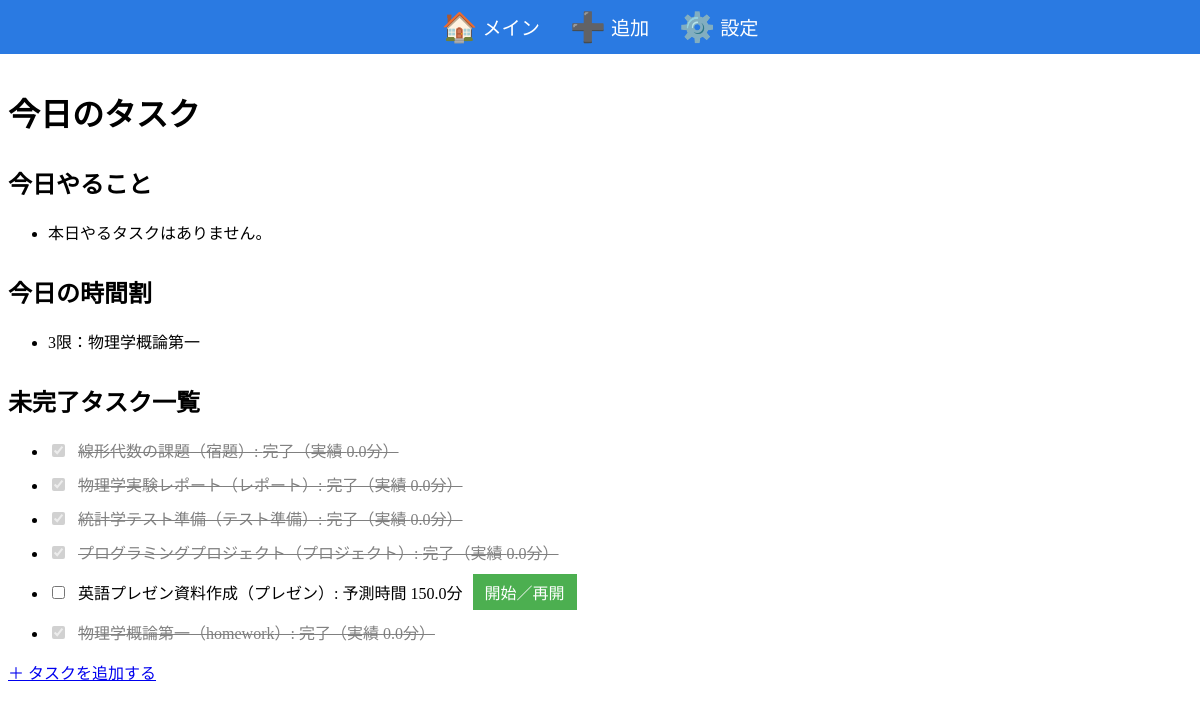
Before: / with the older database file.
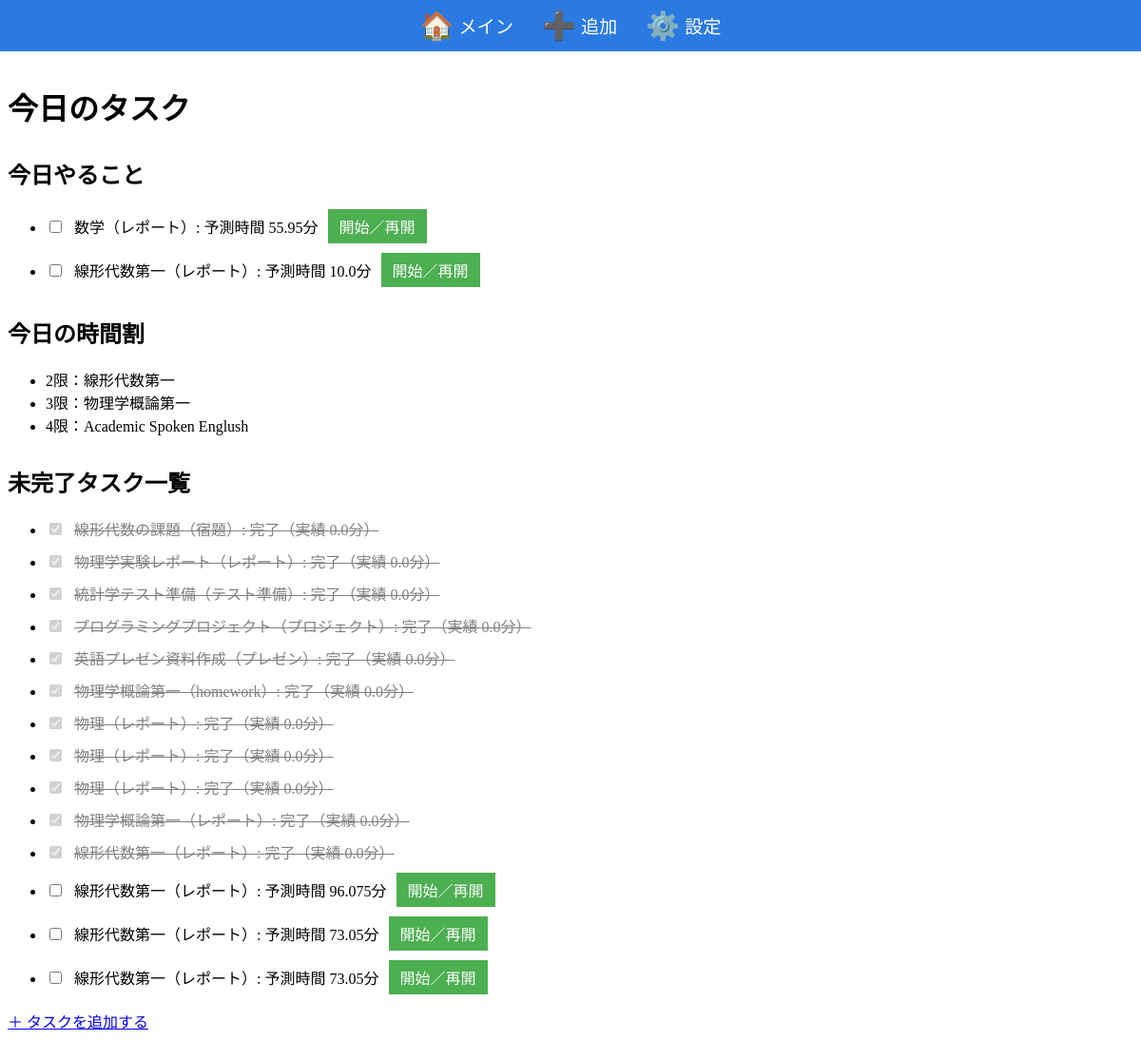
After: the same page with the newer database file.
### tables this page shows
CREATE TABLE timetable (
                id INTEGER PRIMARY KEY AUTOINCREMENT,
                weekday INTEGER NOT NULL,
                period INTEGER NOT NULL,
                subject TEXT NOT NULL
            );

CREATE TABLE task (
                id INTEGER PRIMARY KEY AUTOINCREMENT,
                subject TEXT NOT NULL,
                category TEXT NOT NULL,
                difficulty INTEGER NOT NULL,
                due_date DATE NOT NULL,
                created_at DATETIME NOT NULL,
                predicted_time REAL,
                time_spent REAL,
                assigned_for_today INTEGER DEFAULT 0,
                assigned_date DATE
            , is_completed BOOLEAN DEFAULT 0);

### app.py (the view)
@app.route("/")
def index():
    with engine.begin() as conn:
        today_weekday_name = datetime.now().strftime("%A")
        today_weekday = weekday_mapping[today_weekday_name]
        tasks_today = conn.execute(text("""
            SELECT * FROM task
            WHERE assigned_for_today = 1
            ORDER BY due_date
        """)).fetchall()
        tasks_remaining = conn.execute(text("""
            SELECT * FROM task
            WHERE assigned_for_today = 0
            ORDER BY due_date
        """)).fetchall()
        timetable = conn.execute(text("""
            SELECT * FROM timetable
            WHERE weekday = :weekday
            ORDER BY period
        """), {"weekday": today_weekday}).fetchall()
    return render_template("index.html", tasks_today=tasks_today, tasks_remaining=tasks_remaining, timetable=timetable)

### app.py (called while the page is built)
@app.before_request
def before_request():
    if request.endpoint not in ("setup", "edit_timetable", "static"):
        maybe_generate_today_tasks()

### templates/index.html (shortened to what this page needs)
<!DOCTYPE html>
<html lang="ja">
<head>
</head>
<body>
  <div class="menu-bar">
    <a href="{{ url_for('index') }}" class="menu-btn" title="メイン画面">
      <span class="menu-icon">🏠</span>
      <span class="menu-text">メイン</span>
    </a>
    <a href="{{ url_for('add_task') }}" class="menu-btn" title="タスク追加">
      <span class="menu-icon">➕</span>
      <span class="menu-text">追加</span>
    </a>
    <a href="{{ url_for('setup') }}" class="menu-btn" title="設定">
      <span class="menu-icon">⚙️</span>
      <span class="menu-text">設定</span>
    </a>
  </div>
  <div class="content">
    <h1>今日のタスク</h1>
    <h2>今日やること</h2>
    <ul>
      {% for task in tasks_today %}
        <li>
          <div class="task-row">
            {% set completed = task.time_spent is not none %}
            <input type="checkbox"
                   class="complete-checkbox"
                   data-task-id="{{ task.id }}"
                   {% if completed %}checked disabled{% endif %}>
            <label id="task_label_{{ task.id }}"
                   class="{% if completed %}completed{% endif %}">
              {{ task.subject }}（{{ task.category }}）:
              {% if completed %}
                完了（実績 {{ task.time_spent }}分）
              {% else %}
                予測時間 {{ task.predicted_time }}分
              {% endif %}
            </label>
            {% if not completed %}
              <a href="{{ url_for('start_task', task_id=task.id) }}" class="start-btn">開始／再開</a>
            {% endif %}
          </div>
        </li>
      {% else %}
        <li>本日やるタスクはありません。</li>
      {% endfor %}
    </ul>
    <h2>今日の時間割</h2>
    <ul>
      {% for slot in timetable %}
        <li>{{ slot.period }}限：{{ slot.subject }}</li>
      {% else %}
        <li>時間割が登録されていません。</li>
      {% endfor %}
    </ul>
    <h2>未完了タスク一覧</h2>
    <ul>
      {% for task in tasks_remaining %}
        <li>
          <div class="task-row">
            {% set completed = task.time_spent is not none %}
            <input type="checkbox"
                   class="complete-checkbox"
                   data-task-id="{{ task.id }}"
                   {% if completed %}checked disabled{% endif %}>
            <label id="task_label_{{ task.id }}"
                   class="{% if completed %}completed{% endif %}">
              {{ task.subject }}（{{ task.category }}）:
              {% if completed %}
                完了（実績 {{ task.time_spent }}分）
              {% else %}
                予測時間 {{ task.predicted_time }}分
              {% endif %}
            </label>
            {% if not completed %}
              <a href="{{ url_for('start_task', task_id=task.id) }}" class="start-btn">開始／再開</a>
            {% endif %}
          </div>
        </li>
      {% else %}
        <li>未完了タスクはありません。</li>
      {% endfor %}
    </ul>
    <a href="{{ url_for('add_task') }}">＋ タスクを追加する</a>
  </div>
</body>
</html>

### templates/index.html (style rules this page uses)
.menu-bar { display: flex; justify-content: center; align-items: center; background-color: #2a7ae2; padding: 10px; position: fixed; top: 0; left: 0; right: 0; z-index: 1000; }
.menu-btn { margin: 0 15px; text-decoration: none; color: #fff; font-size: 1.2em; display: flex; align-items: center; gap: 5px; }
.menu-icon { font-size: 1.5em; }
.content { padding-top: 60px; }
.task-row { display: flex; align-items: center; gap: 10px; margin-bottom: 10px; flex-wrap: wrap; }
label.completed { text-decoration: line-through; color: gray; }
.start-btn { padding: 6px 12px; background-color: #4CAF50; color: white; border: none; text-decoration: none; cursor: pointer; }
h2 { margin-top: 30px; }

Changed rows visible on the page:
added task: subject "数学", category "レポート", predicted_time "55.95", shown under "今日やること"
added task: subject "線形代数第一", category "レポート", predicted_time "10.0", shown under "今日やること"
added timetable: period "2", subject "線形代数第一"
added timetable: period "4", subject "Academic Spoken Englush"
changed task "英語プレゼン資料作成": id "☐" → "☑"; time_spent (not shown) → "0.0"; predicted_time "150.0" → (not shown); text "予測時間 分 開始／再開" → "完了（実績 分）"
added task: id "☑", subject "物理", category "レポート", time_spent "0.0", shown under "未完了タスク一覧"
added task: id "☑", subject "物理", category "レポート", time_spent "0.0", shown under "未完了タスク一覧"
added task: id "☑", subject "物理", category "レポート", time_spent "0.0", shown under "未完了タスク一覧"
added task: id "☑", subject "物理学概論第一", category "レポート", time_spent "0.0", shown under "未完了タスク一覧"
added task: id "☑", subject "線形代数第一", category "レポート", time_spent "0.0", shown under "未完了タスク一覧"
added task: subject "線形代数第一", category "レポート", predicted_time "96.075", shown under "未完了タスク一覧"
added task: subject "線形代数第一", category "レポート", predicted_time "73.05", shown under "未完了タスク一覧"
added task: subject "線形代数第一", category "レポート", predicted_time "73.05", shown under "未完了タスク一覧"
Other visible differences:
text no longer shown: "本日やるタスクはありません。"
